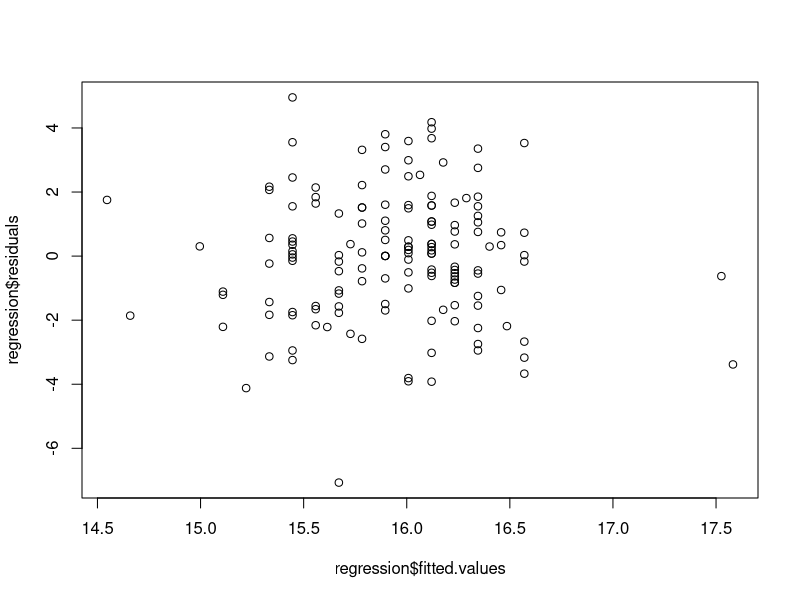
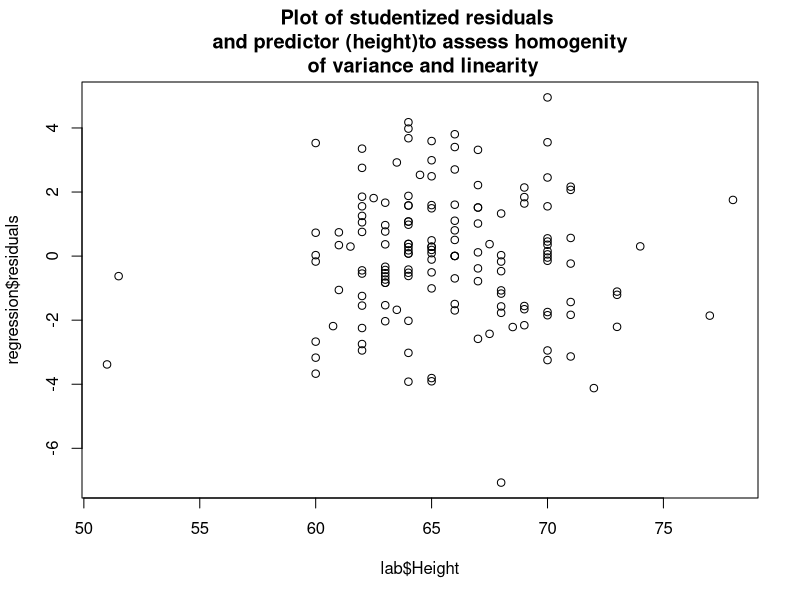
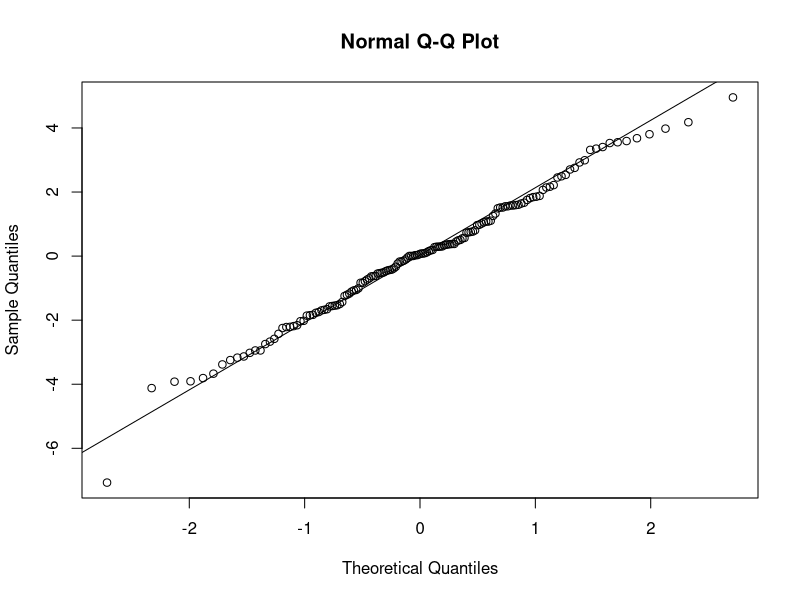
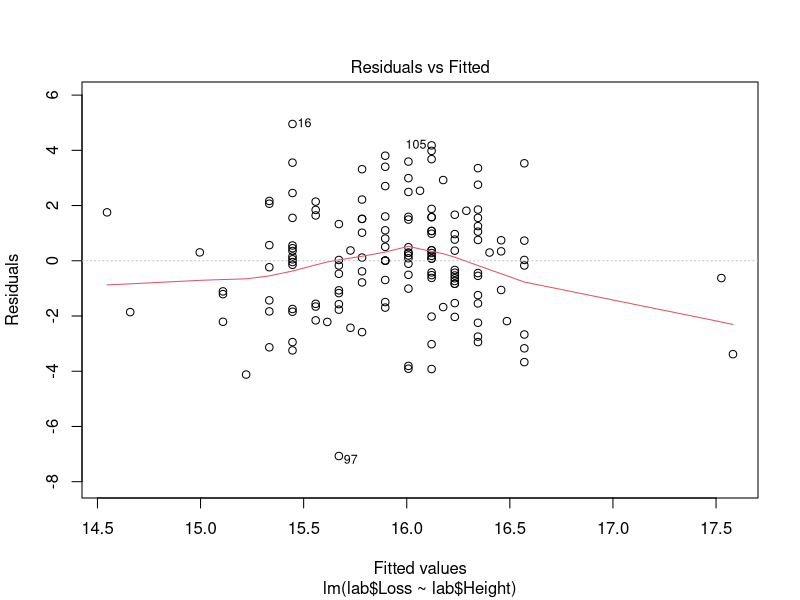
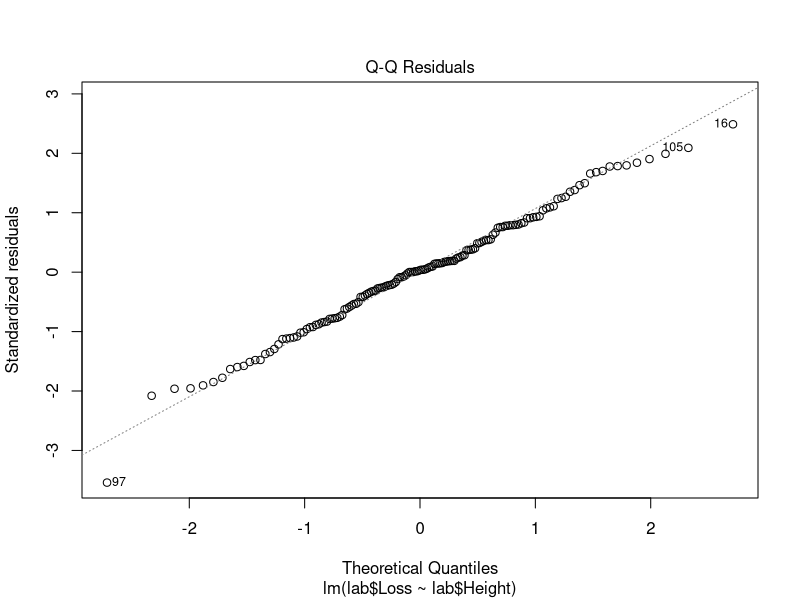
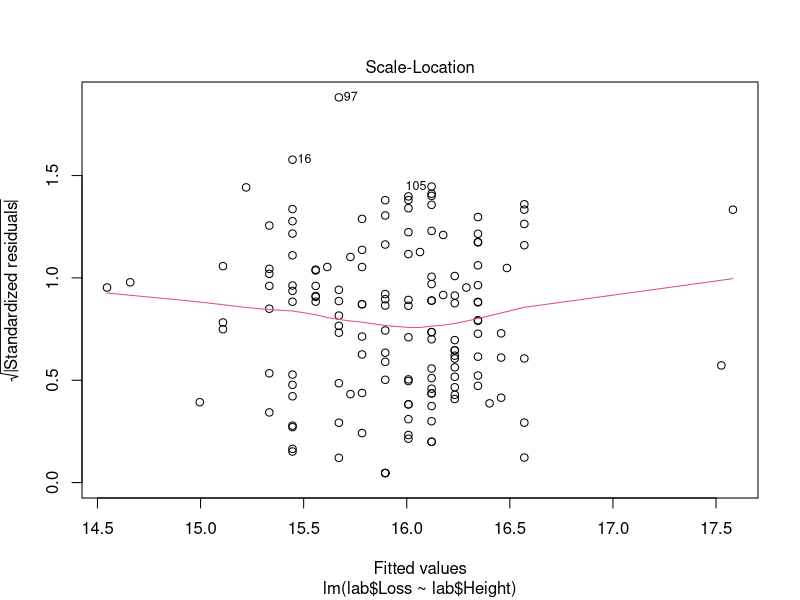
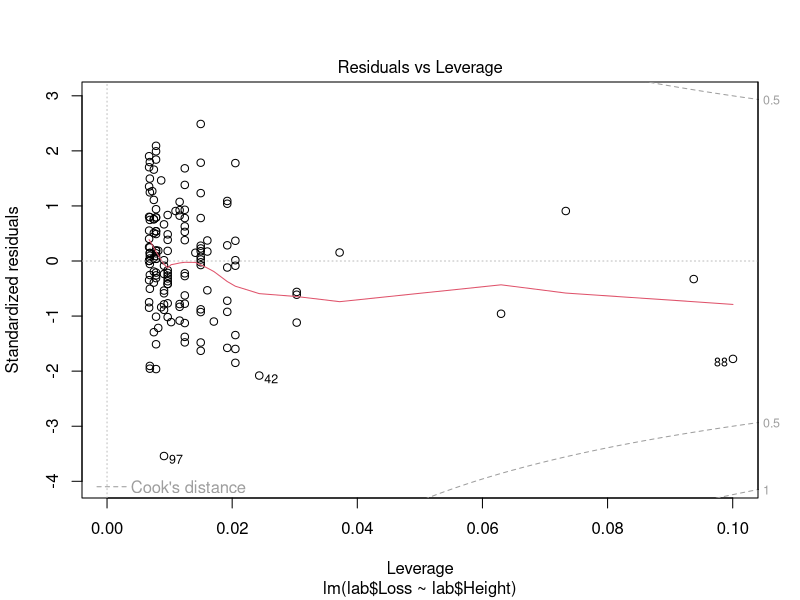

These charts were generated, in order, by the following R code:
#####Research Question: Does a person's height predict his/her weight loss?

#####Procedure:

#Step 1: Conduct Univariate Analyses: Descriptive Statistics and Cleaning the Data

#Step 2: Conduct Bivariate Analyses

#Step 3: Conduct Simple OLS Regression Analyses

#Step 4: Assess the Model Assumptions

#Step 5: Examine Model Fit Diagnostics

#Step 6: Examine Data for Influential Observations

#Step 7: State a Conclusion

lab = read.csv("wt_loss_data.csv",sep=",") 


####Step 1:  Univariate Analyses: Descriptive Statistics and Cleaning the Data: 
##### See Correlstion Example

#### Step 2:  Conduct Bivariate Analyses
##### See Correlation Example

#### Step 3: Conduct Simple OLS Regression Analyses

regression = lm(lab$Loss ~ lab$Height)


#### Setp 4: Assess the Model Assumptions
##### 1) Plot of the standardized residuals against the standardized predicted outcome variable 

plot(regression$fitted.values,regression$residuals )


#Residual by Predicted: Equal amount above and below line. No outliers that would impact the slope of line. Potential outliers on right side may impact the slope. Outlier at bottom may impact the coefficient. Linearity, Equal Variance, and Error Normality are met.

##### 2) Plot the standardized residuals against X

plot(lab$Height,regression$residuals, main = "Plot of studentized residuals \n  and predictor (height)to assess homogenity  \n of variance and linearity")


#Height by Loss: The dots are nicely scattered around. No Issues.

##### 3) Normal Quantile Plot of the standardized residuals

qqnorm(regression$residuals)
qqline(regression$residuals)


#Normality on Residuals: The residuals are normally distributed. No issues. The normality assumption is met.


#### Or you can just try statement "plot (regression)". It will give you all diagnostic figures defaulted by R.

plot (regression)


#### Setp 5:  Examine Model Fit Diagnostics

summary(regression)


##### 1st Step: Analysis of Variance Table: The Global F-Test of 7.18 is statistically significant at p=0.0082. If this was not significant, we would stop. Since it is significant, let's look at the other model fit diagnostics.

Reduced=lm(lab$Loss ~ lab$Height) #fit reduced model
Full=lm(lab$Loss~0+as.factor(lab$Height)) #fit full model
anova(Reduced, Full) #get lack-of-fit test


##### Lack of Fit: The null hypothesis is the that model has good fit, so we do not want to reject this one. The p-value of 0.3348 indicates that we do not reject the null hypothesis and conclude that we have good fit.

##### Summary of Fit Table: R-Squared is 0.0462. The independent variable, height, explains 4.62% of the variance in the dependent variable, weight loss. Ignore the Parameter Estimates for now.


### Step 6: Examine Data for Influential Observations

#### We will, again, use the results we output from statement "lm()".

#### We created a new dataset called "resid" which saves the necessary variables for us to examine to determine if any outliers are present in the data.

#### Look for potential influential observations: ##### Studentized Residuals: ??? 2 and ??? -2
##### Hat Diagonals: >2p/n or > (2)(2)/150 =0.0267: n=150; p=# of parameters including intercept.
##### Cook's D: > 4/n or > 4/150 = 0.0267; n= 150

library(MASS)
Studentized_Residuals=studres(regression)

Hat_Diagonals=lm.influence(regression)$hat
Cooks_d=cooks.distance(regression)

resid=as.data.frame(cbind(Studentized_Residuals,Hat_Diagonals,Cooks_d))
colnames(resid)=c("Studentized_Residuals","Hat_Diagonals","Cooks_D")

whole=cbind(lab,resid)


#### Studentized Residuals:

filter.studentized.residuals=whole[whole$Studentized_Residuals>=2|whole$Studentized_Residuals<=-2,]

filter.studentized.residuals


#We have 5 subjects who meet the criterion that the residuals are greater than and equal to 2, and 2 subjects who meet the criterion that the residuals are less than and equal to -2. The -3.70124 value is associated with a subject who lost 8.57 lbs.

#### Hat values > 0.0267

filter.hat=whole[whole$Hat_Diagonals>0.0267,]
filter.hat


# [redacted]


#### Cook's D values > 0.0267

filter.cooks.d=whole[whole$Cooks_D>0.0267,]
filter.cooks.d


#Cook's D values > 0.0267 should be considered. Our spicious outlier 8.57 is greater than the cutpoint and may potentially impact the regression coefficient. Our suspicious outlier 8.6 is the 0.057965 value. We have one other subject that is greater and has about three times the effect [number redacted]. Looking in the data set, this individual has weight loss of 14.2 and a height of 51 inches. This individual is also the Hat Diagonal of 0.1000403438.

#We should run the regression without each of these two data points to see if there is a difference in the model fit and the results below. For our purposes, let's assume no difference.

### Step 7: State a Conclusion

summary(regression)


#### The significant overall model (F(1,148)=7.18; p=.008) suggests that at least one slope in the model is significant. Because a height of zero does not make practical sense, the intercept should not be interpreted. If the intercept were to be interpreted, it would be "When height is zero, the mean weight loss was 23.31 pounds". For the variable, height, we interpret "as height increases by one inch, the associated mean decrease in weight loss is 0.11 pounds".


